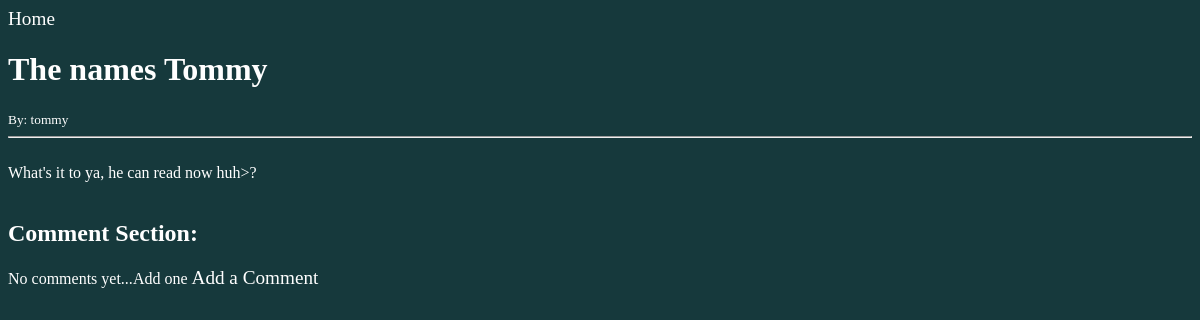
The page /post/5 on the database as committed earlier.
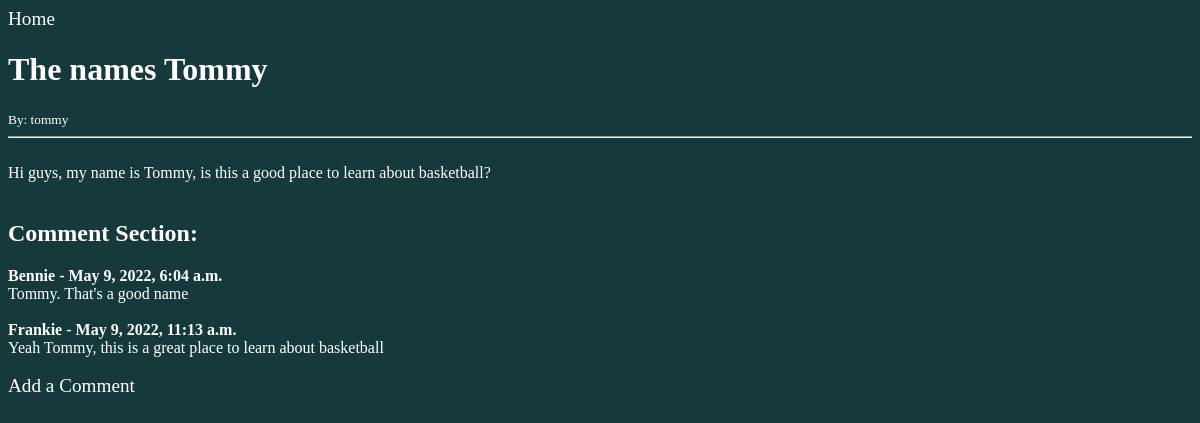
The same page on the database as committed later.
### users/models.py (models this page shows, shortened)
class Post(models.Model):
  title = models.CharField(max_length=255)
  author = models.ForeignKey(User, on_delete=models.CASCADE)
  body = models.TextField()

class Comment(models.Model):
    post = models.ForeignKey(Post, related_name='comments', on_delete=models.CASCADE)
    name = models.CharField(max_length=100)
    body = models.TextField()
    dateAdded = models.DateTimeField(auto_now_add=True)

### users/views.py (the view)
# urls.py: path('post/<int:pk>', postDetailsPage.as_view(), name='postDetails'),
class postDetailsPage(DetailView):
  model = Post
  template_name = 'postDetails.html'

### users/templates/users/postDetails.html (shortened to what this page needs)
{% load static %}
<!DOCTYPE html>
<html lang="en">
  <head>
    <link rel="stylesheet" href="{% static '/css/styles.css' %}" />
  </head>
  <body>
    <a class="homeBtn" href="{% url 'home' %}">Home</a>
    <h1>{{post.title}}</h1>
    <small>By: {{post.author.username}} </small>
    <br />
    <hr />
    <br />
    {{post.body}}
    <br />
    <br />
    <h2>Comment Section:</h2>
    {% if not post.comments.all %}
      No comments yet...<a href"{% url 'addComment' post.pk %}">Add one</a>
    {%else%}
      {% for comment in post.comments.all %}
        <strong>
        {{comment.name}} - {{comment.dateAdded}}
        </strong>
        <br>
        {{comment.body}}
        <br><br>
        {% endfor %}
    {% endif %}
    <a class="addComment" href="{% url 'addComment' post.pk %}">Add a Comment</a>
  </body>
</html>

Rows that differ between the two databases and show on the page:
changed Post "The names Tommy": body "What's it to ya, he can read now huh>?" → "Hi guys, my name is Tommy, is this a good place to learn about basketball?"
added Comment: name "Bennie", dateAdded "May 9, 2022, 6:04 a.m.", body "Tommy. That's a good name"
added Comment: name "Frankie", dateAdded "May 9, 2022, 11:13 a.m.", body "Yeah Tommy, this is a great place to learn about basketball"
Other text that changed with them:
text no longer shown: "No comments yet... Add one"
